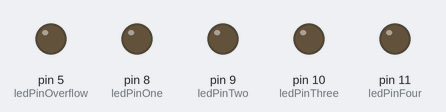
A sketch run on a simulated Arduino Uno, built with avr-gcc and run on an emulated ATmega328P. Shown: output pins drawn as LEDs (lit = HIGH).

Above: at 0.1 s.
At 2.1 s:
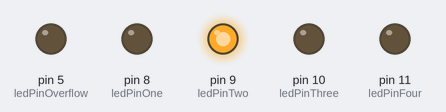
At 4.1 s:
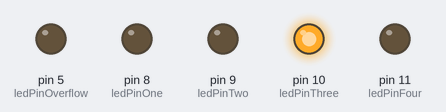
At 8.1 s:
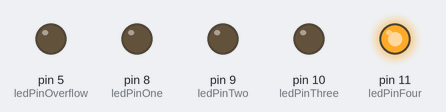
At 12.1 s:
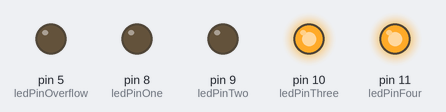
At 16.1 s:
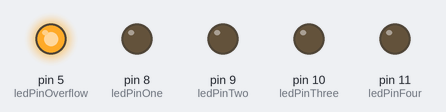
Timing chart, 0 to 17.6 s (numbered marks = the images above):
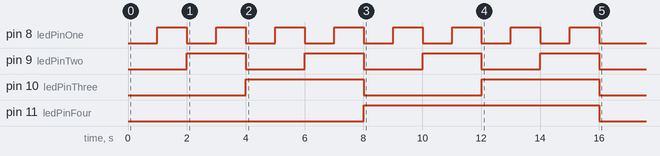

The sketch:

visual_binary_adder.ino
```cpp
//Connor Wojtak
//5-07-2021
//visual_binary_adder
//Uses LEDs to represent binary numbers and allows for addition.

#define ledPinOne 8
#define ledPinTwo 9
#define ledPinThree 10
#define ledPinFour 11
#define ledPinOverflow 5
#define buttonPin 13

void setup() {
  Serial.begin(9600);
  pinMode(ledPinOne, OUTPUT);
  pinMode(ledPinTwo, OUTPUT);
  pinMode(ledPinThree, OUTPUT);
  pinMode(ledPinFour, OUTPUT);
  pinMode(ledPinOverflow, OUTPUT);
  pinMode(buttonPin, INPUT);

  int number = 0;
  while(number < 17){
    updateLEDS(number);
    delay(1000);
    number++;
  }
}

void loop() {

}

void updateLEDS(int num){
  digitalWrite(ledPinFour, LOW);
  digitalWrite(ledPinThree, LOW);
  digitalWrite(ledPinTwo, LOW);
  digitalWrite(ledPinOne, LOW);
  int baseSize = log2(num);
  if(baseSize >= 4){
    digitalWrite(ledPinOverflow, HIGH);
    return;
  }
  for(int i = baseSize; i > -1; i--){
    if(num - pow(2, i) > -1){
      lightLED(i);
      num = num - pow(2, i);
    }
  }
}

int log2(int num) {
  return log(num) / log(2);
}

void lightLED(int num){
  if(num == 3){
    digitalWrite(ledPinFour, HIGH);
    return;
  }
  if(num == 2){
    digitalWrite(ledPinThree, HIGH); return;
  }
  if(num == 1){
    digitalWrite(ledPinTwo, HIGH); return;
  }
  if(num == 0){
    digitalWrite(ledPinOne, HIGH); return;
  }
}
```
